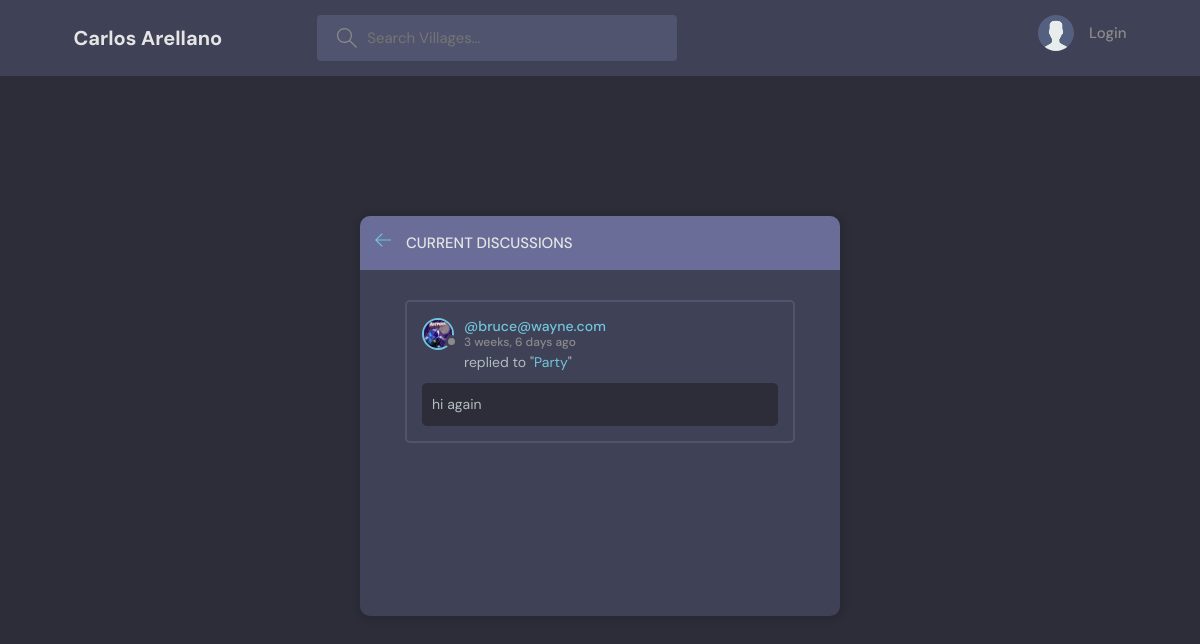
The app's page /discussions/ with its own data.
### base/models.py (models this page shows, shortened)
class Message(models.Model):
    user = models.ForeignKey(User, on_delete=models.CASCADE)
    village = models.ForeignKey(Village, on_delete=models.CASCADE)
    content = models.TextField()
    updated = models.DateTimeField(auto_now=True)
    created = models.DateTimeField(auto_now_add=True)
    class Meta:
        ordering = ['-updated', '-created']

class User(AbstractUser):
    name = models.CharField(max_length=205, null=True)
    email = models.EmailField(unique=True, null=True)
    bio = models.TextField(null=True)
    avatar = models.ImageField(null=True, default="avatar.svg")
    USERNAME_FIELD = 'email'
    REQUIRED_FIELDS = []

class Village(models.Model):
    host = models.ForeignKey(User, on_delete=models.SET_NULL, null=True)
    thread = models.ForeignKey(Debate, on_delete=models.SET_NULL, null=True)
    title = models.CharField(max_length=200)
    description = models.TextField(null=True, blank=True)
    sophists = models.ManyToManyField(
        User, related_name='sophists', blank=True)
    updated = models.DateTimeField(auto_now=True)
    created = models.DateTimeField(auto_now_add=True)
    class Meta:
        ordering = ['-updated', '-created']
    def __str__(self):
        return self.title

### base/views.py (the view)
# urls.py: path('discussions/', views.discussionsPage, name="discussions"),
def discussionsPage(request):
    village_discussions = Message.objects.all()
    context = {'village_discussions': village_discussions}
    return render(request, 'base/discussions.html', context)

### base/templates/base/discussions.html (shortened to what this page needs)
{% extends 'main.html' %}
{% block content %}
    <main class="layout">
      <div class="container">
        <div class="layout__box">
          <div class="layout__boxHeader">
            <div class="layout__boxTitle">
              <a href="{% url 'home' %}">
                <svg version="1.1" xmlns="http://www.w3.org/2000/svg" width="32" height="32" viewBox="0 0 32 32">
                  <title>arrow-left</title>
                  <path
                    d="M13.723 2.286l-13.723 13.714 13.719 13.714 1.616-1.611-10.96-10.96h27.625v-2.286h-27.625l10.965-10.965-1.616-1.607z"
                  ></path>
                </svg>
              </a>
              <h3>Current Discussions</h3>
            </div>
          </div>
          <div class="activities-page layout__body">
            {% for discussion in village_discussions %}
            <div class="activities__box">
              <div class="activities__boxHeader roomListRoom__header">
                <a href="% url 'user-profile' discussion.user.id %}" class="roomListRoom__author">
                  <div class="avatar avatar--small">
                    <img src="{{discussion.user.avatar.url}}" />
                  </div>
                  <p>
                    @{{discussion.user}}
                    <span>{{discussion.created|timesince}} ago</span>
                  </p>
                </a>
              </div>
              <div class="activities__boxContent">
                <p>replied to "<a href="{% url 'village' discussion.village.id%}">{{discussion.village}}</a>"</p>
                <div class="activities__boxRoomContent">
                  {{discussion.content}}
                </div>
              </div>
            </div>
            {% endfor %}
          </div>
{% endblock content %}

### static/styles/style.css (style rules this page uses)
:root { --color-main: #71c6dd; --color-main-light: #e1f6fb; --color-dark: #3f4156; --color-dark-medium: #51546e; --color-dark-light: #696d97; --color-light: #e5e5e5; --color-gray: #8b8b8b; --color-light-gray: #b2bdbd; --color-bg: #2d2d39; --color-success: #5dd693; --color-error: #fc4b0b; }
* { font-family: "DM Sans", -apple-system, BlinkMacSystemFont, "Segoe UI", Roboto, Oxygen, Ubuntu, Cantarell, "Open Sans", "Helvetica Neue", sans-serif; margin: 0; padding: 0; box-sizing: border-box; text-rendering: optimizeLegibility; font-size: inherit; }
html { font-size: 56.25%; }
@media only screen and (min-width: 1200px) { html { font-size: 62.5%; } }
body { line-height: 1.6; font-weight: 400; font-size: 1.5rem; color: var(--color-light-gray); background-color: var(--color-bg); min-height: 100vh; }
img { width: 100%; }
a { display: inline-block; color: var(--color-main); text-decoration: none; }
.container { max-width: 120rem; width: 90%; margin: auto; }
.avatar { position: relative; display: inline-block; border-radius: 50%; border: 2px solid var(--color-main); }
.avatar img { display: block; border-radius: 50%; object-fit: cover; object-position: center; }
.avatar::after { content: ""; display: block; position: absolute; background-color: var(--color-gray); z-index: 111; border-radius: 50%; border: 0.3rem solid var(--color-dark); }
.avatar.avatar--small img { width: 2.8rem; height: 2.8rem; }
.avatar.avatar--small:after { width: 0.7rem; height: 0.7rem; bottom: 0px; right: -6px; }
.layout { margin-top: 2.4rem; }
.layout > .container { display: flex; justify-content: space-between; align-items: flex-start; }
.layout__box { width: 90%; max-width: 48rem; min-height: 40rem; position: absolute; top: 50%; left: 50%; transform: translate(-50%, -46%); background-color: var(--color-dark); border-radius: 1rem; box-shadow: 1px 1px 6px 3px rgba(0, 0, 0, 0.1); overflow: hidden; }
.layout__boxHeader { display: flex; padding: 1.5rem; background-color: var(--color-dark-light); }
.layout__boxTitle { display: flex; gap: 1.5rem; align-items: center; }
.layout__boxTitle h3 { text-transform: uppercase; font-weight: 500; color: var(--color-light); }
.layout__boxTitle svg { width: 1.6rem; height: 1.6rem; fill: var(--color-main); }
.layout__body { margin: 3rem; }
.roomListRoom__header { display: flex; justify-content: space-between; align-items: center; }
.roomListRoom__author { font-weight: 500; display: flex; align-items: center; gap: 1rem; }
.activities__box { margin: 1.5rem; padding: 1.5rem; border: 2px solid var(--color-dark-medium); border-radius: 5px; }
.activities__boxHeader p { font-size: 1.4rem; line-height: 1.3; }
.activities__boxHeader p span { color: var(--color-gray); font-size: 1.2rem; display: block; }
.activities__boxContent { margin-left: 4.2rem; }
.activities__boxContent { font-size: 1.4rem; }
.activities__boxRoomContent { background: var(--color-bg); padding: 1rem; border-radius: 5px; margin-top: 1rem; margin-left: -4.2rem; }

### records on screen
Message: user.avatar (picture), user "bruce@wayne.com", created "3 weeks, 6 days", village "Party", content "hi again"
